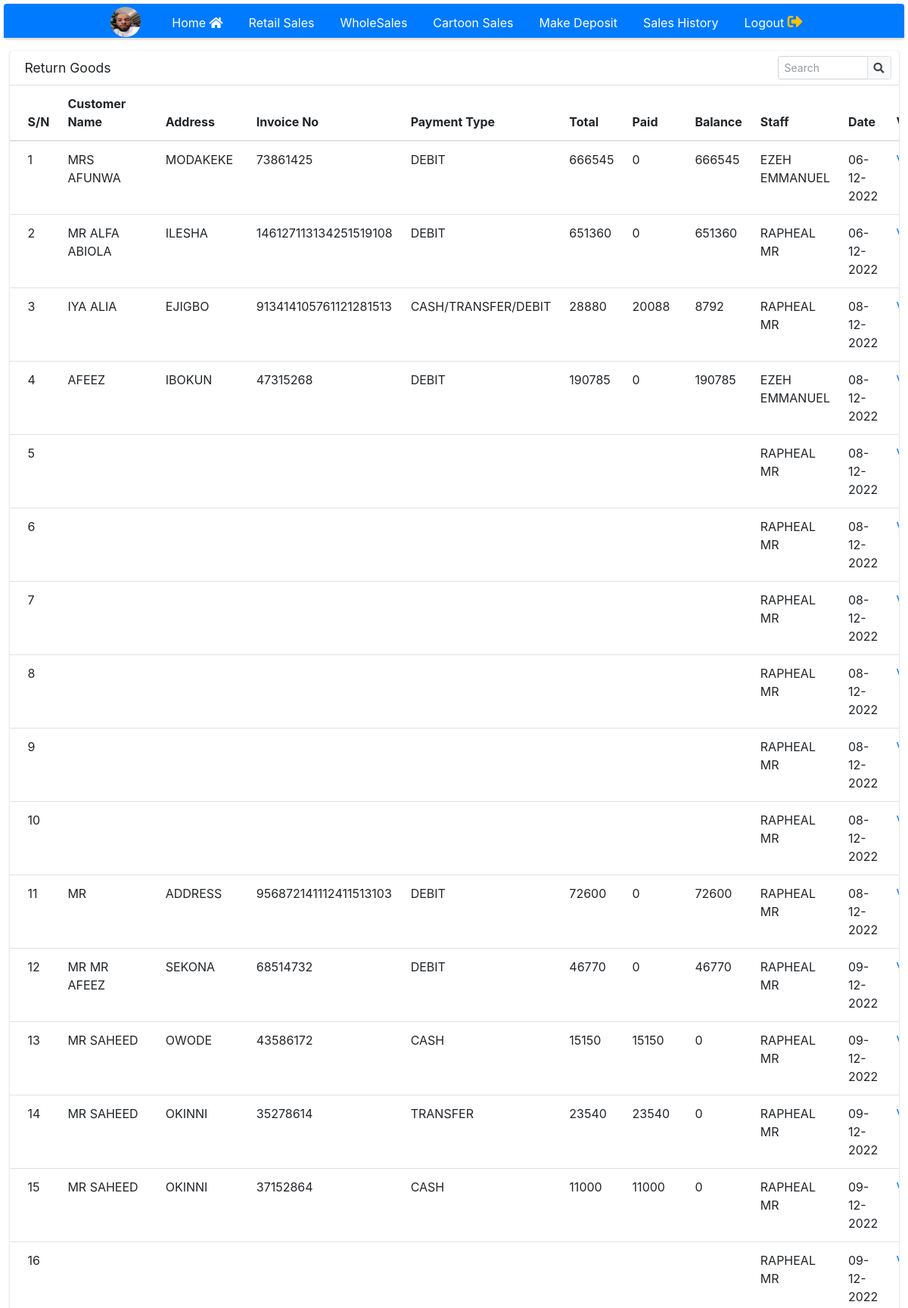
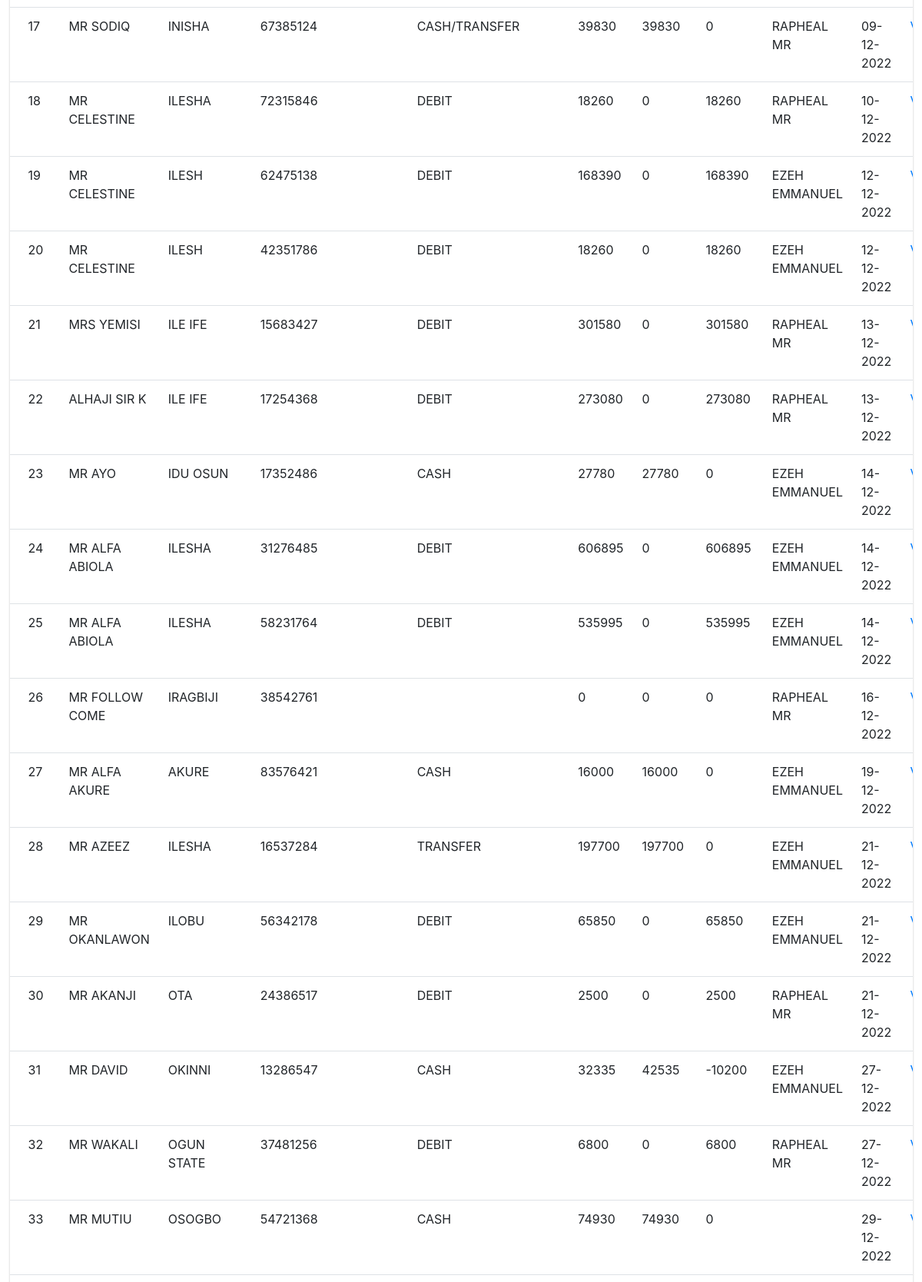
/staff/return_goods.php (signed in, upper part), run on the app's committed database (2 pictures, top to bottom).
### tables this page shows
CREATE TABLE `registered` (
  `id` int(11) NOT NULL AUTO_INCREMENT,
  `firstname` varchar(255) NOT NULL,
  `lastname` varchar(255) NOT NULL,
  `username` varchar(255) NOT NULL,
  `password` varchar(255) NOT NULL,
  `role` varchar(10) NOT NULL,
  `passport` varchar(255) NOT NULL,
  `status` varchar(10) NOT NULL,
  `date_registered` timestamp NOT NULL DEFAULT current_timestamp(),
  PRIMARY KEY (`id`)
);

CREATE TABLE `return_goods` (
  `id` int(11) NOT NULL AUTO_INCREMENT,
  `customer_name` varchar(255) NOT NULL,
  `address` varchar(255) NOT NULL,
  `invoice_no` varchar(255) NOT NULL,
  `payment_type` varchar(255) NOT NULL,
  `total` varchar(255) NOT NULL,
  `cash` varchar(255) NOT NULL,
  `transfer` varchar(255) NOT NULL,
  `deposit` varchar(255) NOT NULL,
  `balance` varchar(255) NOT NULL,
  `staff_name` varchar(255) NOT NULL,
  `date` varchar(255) NOT NULL,
  PRIMARY KEY (`id`)
);

### staff/return_goods.php (the view, shortened to what this page needs)
<?php
include "includes/header.php";
include "includes/navbar.php";
?>
<section>
    <div class="container-fluid">
        <div class="row">
            <div class="col-12">
                <div class="card">
                    <div class="card-header">
                        <h3 class="card-title">Return Goods</h3>
                        <div class="card-tools">
                            <div class="input-group input-group-sm" style="width: 150px;">
                                <input type="search" name="search" class="form-control float-right"
                                id="stock" onkeyup="availableStock(this.value)" placeholder="Search">
                                <div class="input-group-append">
                                    <button type="submit" class="btn btn-default">
                                        <i class="fas fa-search"></i>
                                    </button>
                                </div>
                            </div>
                        </div>
                    </div>
                    <div class="card-body table-responsive p-0">
                        <table class="table table-hover">
                        <thead>
                                <tr>
                                    <th>S/N</th>
                                    <th>Customer Name</th>
                                    <th>Address</th>
                                    <th>Invoice No</th>
                                    <th>Payment Type</th>
                                    <th>Total</th>
                                    <th>Paid</th>
                                    <th>Balance</th>
                                    <th>Staff</th>
                                    <th>Date</th>
                                    <th style="text-align:center">View</th>
                                </tr>
                            </thead>
                            <tbody id ="table">
                                <?php
                  $select = $mod->showReturn();
                 while ($row = mysqli_fetch_array($select)){?>
                 <capital>
                                <tr>
                                    <td style="text-transform:uppercase">
                                        <?php echo ++$id ?>
                                    </td>
                                    <td style="text-transform:uppercase">
                                        <?php echo $row['customer_name'] ?>
                                    </td>
                                    <td style="text-transform:uppercase">
                                        <?php echo $row['address'] ?>
                                    </td>
                                    <td style="text-transform:uppercase">
                                        <?php echo $row['invoice_no'] ?>
                                    </td>
                                    <td style="text-transform:uppercase">
                                        <?php echo $row['payment_type'] ?>
                                    </td>
                                    <td style="text-transform:uppercase">
                                        <?php echo $row['total'] ?>
                                    </td>
                                    <td style="text-transform:uppercase">
                                        <?php echo $row['deposit'] ?>
                                    </td>
                                    <td style="text-transform:uppercase">
                                        <?php echo $row['balance'] ?>
                                    </td>
                                    <td style="text-transform:uppercase">
                                        <?php echo $row['staff_name'] ?>
                                    </td>
                                    <td style="text-transform:uppercase">
                                        <?php echo $row['date'] ?>
                                    </td>
                                    <td><a href="return_goods_details.php?invoice=<?php echo $row['invoice_no'] ?>">View</a></td>
                                </tr>
                                </capital>
                                <?php }
                ?>
                            </tbody>
                        </table>
                    </div>
                </div>
            </div>
        </div>
    </div>
</section>
<?php
include "includes/footer.php";
?>

### staff/includes/navbar.php (shortened to what this page needs)
<div class="card card-primary card-tabs">
  <div class="card-header p-0 pt-1">
    <ul class="nav nav-tabs justify-content-center" role="tablist">
    <li class="nav-item px-4">
        <a class="nav-brand"><img src="<?php $mod = new Model;
      $mod->displayPassport(); ?>" class="rounded-circle" height='40' width="40"></a>
      </li>
      <li class="nav-item">
        <a class="nav-link <?php if ($_SERVER['PHP_SELF'] == '/emma_auto_investment/staff/dashboard.php') {
                              echo "active";
                            } ?>" href="dashboard.php" role="tab">Home <i class="fa fa-home"></i></a>
      </li>
      <li class="nav-item">
        <a class="nav-link <?php if ($_SERVER['PHP_SELF'] == '/emma_auto_investment/staff/retail.php') {
                              echo "active";
                            } ?>" href="retail.php" role="tab">Retail Sales</a>
      </li>
      <li class="nav-item">
        <a class="nav-link <?php if ($_SERVER['PHP_SELF'] == '/emma_auto_investment/staff/wholesales.php') {
                              echo "active";
                            } ?>" href="wholesales.php" role="tab">WholeSales</a>
      </li>
      <li class="nav-item">
        <a class="nav-link <?php if ($_SERVER['PHP_SELF'] == '/emma_auto_investment/staff/cartoon.php') {
                              echo "active";
                            } ?>" href="cartoon.php" role="tab">Cartoon Sales</a>
      </li>
      <li class="nav-item">
          <a class="nav-link <?php if ($_SERVER['PHP_SELF'] == '/emma_auto_investment/staff/deposit.php') {
                                echo "active";
                              } ?>" href="deposit.php" role="tab">Make Deposit</a>
        </li>
      <li class="nav-item">
        <a class="nav-link <?php if ($_SERVER['PHP_SELF'] == '/emma_auto_investment/staff/sales_history.php') {
                              echo "active";
                            } ?>" href="sales_history.php" role="tab">Sales History</a>
      </li>
      <li class="nav-item" style="float:right">
        <a class="nav-link" href="staff_logout.php" role="tab"> Logout <i class="text-warning text-lg fa fa-sign-out-alt"></i></a>
      </li>
  </div>
</div>
</div>

### assets/css/watermark.css (style rules this page uses)
body { margin: 5px; }

### data on the page
registered: passport (picture)
return_goods: customer_name "MRS AFUNWA", address "MODAKEKE", invoice_no "73861425", payment_type "DEBIT", total "666545", deposit "0", balance "666545", staff_name "EZEH EMMANUEL", date "06-12-2022"
return_goods: customer_name "MR ALFA ABIOLA", address "ILESHA", invoice_no "146127113134251519108", payment_type "DEBIT", total "651360", deposit "0", balance "651360", staff_name "RAPHEAL MR", date "06-12-2022"
return_goods: customer_name "IYA ALIA", address "EJIGBO", invoice_no "913414105761121281513", payment_type "CASH/TRANSFER/DEBIT", total "28880", deposit "20088", balance "8792", staff_name "RAPHEAL MR", date "08-12-2022"
return_goods: customer_name "AFEEZ", address "IBOKUN", invoice_no "47315268", payment_type "DEBIT", total "190785", deposit "0", balance "190785", staff_name "EZEH EMMANUEL", date "08-12-2022"
return_goods: staff_name "RAPHEAL MR", date "08-12-2022"
return_goods: staff_name "RAPHEAL MR", date "08-12-2022"
return_goods: staff_name "RAPHEAL MR", date "08-12-2022"
return_goods: staff_name "RAPHEAL MR", date "08-12-2022"
return_goods: staff_name "RAPHEAL MR", date "08-12-2022"
return_goods: staff_name "RAPHEAL MR", date "08-12-2022"
return_goods: customer_name "MR", address "ADDRESS", invoice_no "956872141112411513103", payment_type "DEBIT", total "72600", deposit "0", balance "72600", staff_name "RAPHEAL MR", date "08-12-2022"
return_goods: customer_name "MR MR AFEEZ", address "SEKONA", invoice_no "68514732", payment_type "DEBIT", total "46770", deposit "0", balance "46770", staff_name "RAPHEAL MR", date "09-12-2022"
return_goods: customer_name "MR SAHEED", address "OWODE", invoice_no "43586172", payment_type "CASH", total "15150", deposit "15150", balance "0", staff_name "RAPHEAL MR", date "09-12-2022"
return_goods: customer_name "MR SAHEED", address "OKINNI", invoice_no "35278614", payment_type "TRANSFER", total "23540", deposit "23540", balance "0", staff_name "RAPHEAL MR", date "09-12-2022"
return_goods: customer_name "MR SAHEED", address "OKINNI", invoice_no "37152864", payment_type "CASH", total "11000", deposit "11000", balance "0", staff_name "RAPHEAL MR", date "09-12-2022"
return_goods: staff_name "RAPHEAL MR", date "09-12-2022"
return_goods: customer_name "MR SODIQ", address "INISHA", invoice_no "67385124", payment_type "CASH/TRANSFER", total "39830", deposit "39830", balance "0", staff_name "RAPHEAL MR", date "09-12-2022"
return_goods: customer_name "MR CELESTINE", address "ILESHA", invoice_no "72315846", payment_type "DEBIT", total "18260", deposit "0", balance "18260", staff_name "RAPHEAL MR", date "10-12-2022"
return_goods: customer_name "MR CELESTINE", address "ILESH", invoice_no "62475138", payment_type "DEBIT", total "168390", deposit "0", balance "168390", staff_name "EZEH EMMANUEL", date "12-12-2022"
return_goods: customer_name "MR CELESTINE", address "ILESH", invoice_no "42351786", payment_type "DEBIT", total "18260", deposit "0", balance "18260", staff_name "EZEH EMMANUEL", date "12-12-2022"
return_goods: customer_name "MRS YEMISI", address "ILE IFE", invoice_no "15683427", payment_type "DEBIT", total "301580", deposit "0", balance "301580", staff_name "RAPHEAL MR", date "13-12-2022"
return_goods: customer_name "ALHAJI SIR K", address "ILE IFE", invoice_no "17254368", payment_type "DEBIT", total "273080", deposit "0", balance "273080", staff_name "RAPHEAL MR", date "13-12-2022"
return_goods: customer_name "MR AYO", address "IDU OSUN", invoice_no "17352486", payment_type "CASH", total "27780", deposit "27780", balance "0", staff_name "EZEH EMMANUEL", date "14-12-2022"
return_goods: customer_name "MR ALFA ABIOLA", address "ILESHA", invoice_no "31276485", payment_type "DEBIT", total "606895", deposit "0", balance "606895", staff_name "EZEH EMMANUEL", date "14-12-2022"
return_goods: customer_name "MR ALFA ABIOLA", address "ILESHA", invoice_no "58231764", payment_type "DEBIT", total "535995", deposit "0", balance "535995", staff_name "EZEH EMMANUEL", date "14-12-2022"
return_goods: customer_name "MR FOLLOW COME", address "IRAGBIJI", invoice_no "38542761", total "0", deposit "0", balance "0", staff_name "RAPHEAL MR", date "16-12-2022"
return_goods: customer_name "MR ALFA AKURE", address "AKURE", invoice_no "83576421", payment_type "CASH", total "16000", deposit "16000", balance "0", staff_name "EZEH EMMANUEL", date "19-12-2022"
return_goods: customer_name "MR AZEEZ", address "ILESHA", invoice_no "16537284", payment_type "TRANSFER", total "197700", deposit "197700", balance "0", staff_name "EZEH EMMANUEL", date "21-12-2022"
return_goods: customer_name "MR OKANLAWON", address "ILOBU", invoice_no "56342178", payment_type "DEBIT", total "65850", deposit "0", balance "65850", staff_name "EZEH EMMANUEL", date "21-12-2022"
return_goods: customer_name "MR AKANJI", address "OTA", invoice_no "24386517", payment_type "DEBIT", total "2500", deposit "0", balance "2500", staff_name "RAPHEAL MR", date "21-12-2022"
return_goods: customer_name "MR DAVID", address "OKINNI", invoice_no "13286547", payment_type "CASH", total "32335", deposit "42535", balance "-10200", staff_name "EZEH EMMANUEL", date "27-12-2022"
return_goods: customer_name "MR WAKALI", address "OGUN STATE", invoice_no "37481256", payment_type "DEBIT", total "6800", deposit "0", balance "6800", staff_name "RAPHEAL MR", date "27-12-2022"
return_goods: customer_name "MR MUTIU", address "OSOGBO", invoice_no "54721368", payment_type "CASH", total "74930", deposit "74930", balance "0", date "29-12-2022"
